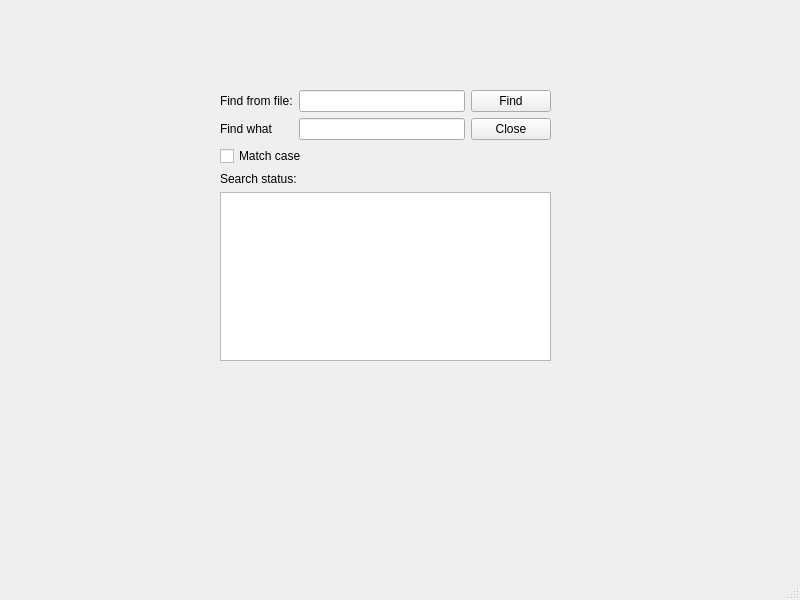
<?xml version="1.0" encoding="UTF-8"?>
<ui version="4.0">
 <class>MainWindow</class>
 <widget class="QMainWindow" name="MainWindow">
  <property name="geometry">
   <rect>
    <x>0</x>
    <y>0</y>
    <width>800</width>
    <height>600</height>
   </rect>
  </property>
  <property name="windowTitle">
   <string>MainWindow</string>
  </property>
  <widget class="QWidget" name="centralwidget">
   <widget class="QWidget" name="verticalLayoutWidget">
    <property name="geometry">
     <rect>
      <x>220</x>
      <y>90</y>
      <width>331</width>
      <height>271</height>
     </rect>
    </property>
    <layout class="QVBoxLayout" name="verticalLayout">
     <item>
      <layout class="QGridLayout" name="gridLayout">
       <item row="0" column="2">
        <widget class="QPushButton" name="findPushButton">
         <property name="text">
          <string>Find</string>
         </property>
        </widget>
       </item>
       <item row="1" column="2">
        <widget class="QPushButton" name="closePushButton">
         <property name="text">
          <string>Close</string>
         </property>
        </widget>
       </item>
       <item row="0" column="0">
        <widget class="QLabel" name="label">
         <property name="text">
          <string>Find from file:</string>
         </property>
        </widget>
       </item>
       <item row="1" column="1">
        <widget class="QLineEdit" name="keyLineEdit"/>
       </item>
       <item row="1" column="0">
        <widget class="QLabel" name="label_2">
         <property name="text">
          <string>Find what</string>
         </property>
        </widget>
       </item>
       <item row="0" column="1">
        <widget class="QLineEdit" name="fileLineEdit"/>
       </item>
      </layout>
     </item>
     <item>
      <layout class="QFormLayout" name="formLayout">
       <item row="0" column="0">
        <widget class="QCheckBox" name="matchCheckBox">
         <property name="text">
          <string>Match case</string>
         </property>
        </widget>
       </item>
      </layout>
     </item>
     <item>
      <layout class="QVBoxLayout" name="verticalLayout_2">
       <item>
        <widget class="QLabel" name="label_4">
         <property name="text">
          <string>Search status:</string>
         </property>
        </widget>
       </item>
       <item>
        <widget class="QTextBrowser" name="textBrowser"/>
       </item>
      </layout>
     </item>
    </layout>
   </widget>
  </widget>
  <widget class="QMenuBar" name="menubar">
   <property name="geometry">
    <rect>
     <x>0</x>
     <y>0</y>
     <width>800</width>
     <height>25</height>
    </rect>
   </property>
  </widget>
  <widget class="QStatusBar" name="statusbar"/>
 </widget>
 <resources/>
 <connections>
  <connection>
   <sender>closePushButton</sender>
   <signal>clicked()</signal>
   <receiver>MainWindow</receiver>
   <slot>close()</slot>
   <hints>
    <hint type="sourcelabel">
     <x>508</x>
     <y>164</y>
    </hint>
    <hint type="destinationlabel">
     <x>399</x>
     <y>299</y>
    </hint>
   </hints>
  </connection>
 </connections>
</ui>
